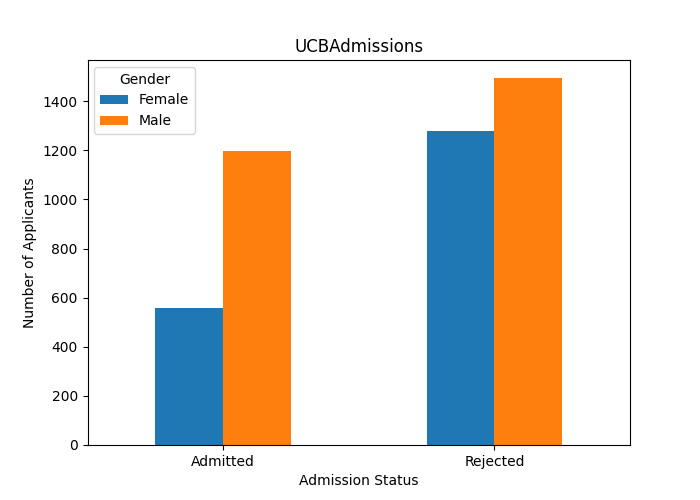

Recreate this plot in Python.
"""
UCBAdmissions.

PyDataset Documentation (adopted from R Documentation):

Student Admissions at UC Berkeley

Aggregate data on applicants to graduate school at Berkeley for the six
largest departments in 1973 classified by admission and sex.

A 3-dimensional array resulting from cross-tabulating 4526 observations on 3
variables. The variables and their levels are as follows:

1. `Admit`, factor: Admission status (Admitted or Rejected)
2. `Gender`, factor: Male or Female
3. `Dept`, factor: Department (A, B, C, D, E, F)
4. `Freq`, numeric: Number of applicants with this combination of factors

This data set is frequently used for illustrating Simpson's paradox, see
Bickel _et al_ (1975). At issue is whether the data show evidence of sex bias
in admission practices. There were 2691 male applicants, of whom 1198 (44.5%)
were admitted, compared with 1835 female applicants of whom 557 (30.4%) were
admitted. This gives a sample odds ratio of 1.83, indicating that males were
almost twice as likely to be admitted. In fact, graphical methods (as in the
example below) or log-linear modelling show that the apparent association
between admission and sex stems from differences in the tendency of males and
females to apply to the individual departments (females used to apply _more_
to departments with higher rejection rates).

This data set can also be used for illustrating methods for graphical display
of categorical data, such as the general-purpose mosaic plot or the fourfold
display for 2-by-2-by-_k_ tables. See the home page of Michael Friendly
(http://www.math.yorku.ca/SCS/friendly.html) for further information.

References:

Bickel, P. J., Hammel, E. A., and O'Connell, J. W. (1975) Sex bias in graduate
admissions: Data from Berkeley. _Science_, **187**, 398–403.
"""
from matplotlib import pyplot as plt
from pydataset import data
import os

dataset_name = 'UCBAdmissions'
# data(dataset_name, show_doc=True)
df = data(dataset_name)
print(df.head())

# Bar plot of admitted vs rejected by gender
# Aggregate counts by Admit and Gender
agg_df = df.groupby(['Admit', 'Gender'])['Freq'].sum().unstack()
agg_df.plot(kind='bar')
plt.xlabel('Admission Status')
plt.ylabel('Number of Applicants')
plt.title(dataset_name)
plt.xticks(rotation=0)
plt.legend(title='Gender')

if 'pydataset' in os.getcwd():
    plt.savefig(dataset_name)
else:
    plt.savefig(os.path.join('pydataset', dataset_name))
